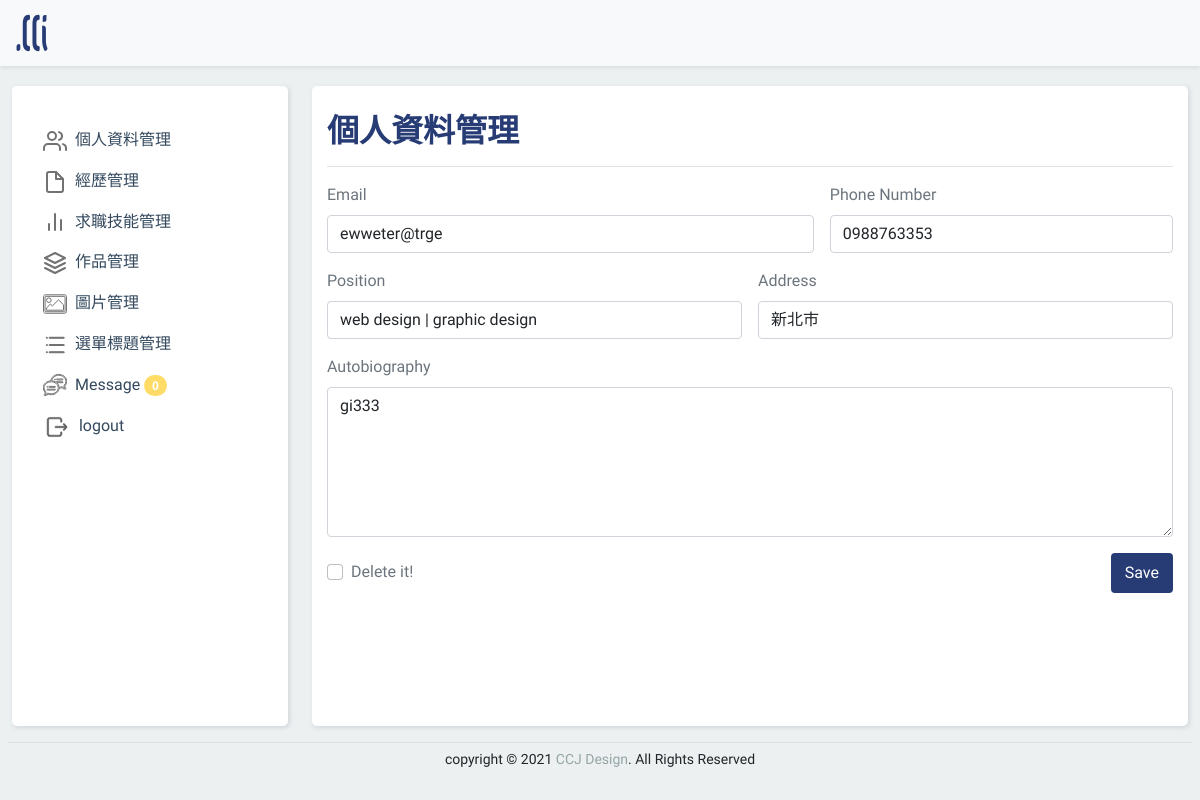
The page /backend.php?do=resume_info (signed in) on the database as committed earlier.
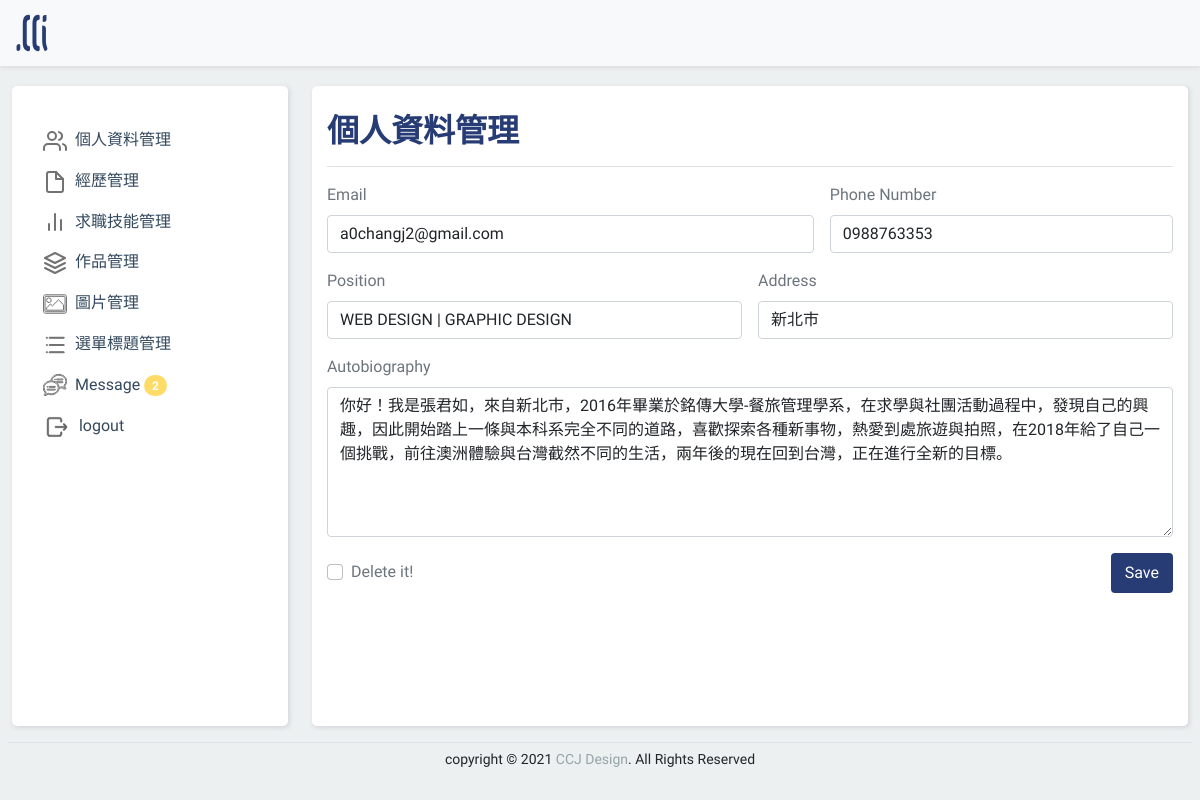
The same page on the database as committed later.
### tables this page shows
CREATE TABLE `resume_info` (
  `id` int(10) UNSIGNED NOT NULL,
  `tel` varchar(10) NOT NULL,
  `addr` text NOT NULL,
  `email` text NOT NULL,
  `position` text NOT NULL,
  `intro` text NOT NULL
);

### base.php (called while the page is built, shortened)
<?php
$tstr=[
  'resume_info'=>'個人資料管理',
  'resume_exp'=>'經歷管理',
  'resume_jobskill'=>'求職技能管理',
  'resume_mywork'=>'作品集管理',
  'resume_pic'=>'圖片管理 ',
  'resume_menu'=>'選單管理',
  'resume_message'=>'Message'
];
?>

### backend/resume_info.php (the view, shortened to what this page needs)
<?php
$sql="select * from {$do}";
$rows=$pdo->query($sql)->fetchAll();
?>
<form action="./api/edit.php" method="post">
  <div class="d-flex justify-content-between pt-3 pb-2 mb-3 border-bottom">
    <h2 class="title"><?=$tstr[$do];?></h2>
  </div>
  <div class="row g-3 text-muted">
    <?php foreach($rows as $row){ ?>
    <div class="col-md-7">
      <label for="infoEmail" class="form-label">Email</label>
      <input class="form-control" id="infoEmail" type="email" name="email" value="<?=$row['email'];?>">
    </div>
    <div class="col-md-5">
      <label for="infoTel" class="form-label">Phone Number</label>
      <input class="form-control" id="infoTel" type="text" name="tel" value="<?=$row['tel'];?>">
    </div>
    <div class="col-6">
      <label for="infoPosition" class="form-label">Position</label>
      <input class="form-control" id="infoPosition" type="text" name="position" value="<?=$row['position'];?>">
    </div>
    <div class="col-6">
      <label for="infoAddress" class="form-label">Address</label>
      <input class="form-control" id="infoAddress" type="text" name="addr" value="<?=$row['addr'];?>">
    </div>
    <div class="col-md-12">
      <label for="infoIntro" class="form-label">Autobiography</label>
      <textarea type="text" class="form-control" id="infoIntro" name="intro" style="height:150px;"><?=$row['intro'];?></textarea>
    </div>
    <div class="col-12 d-flex align-items-center justify-content-between">
      <div class="form-check">
        <input class="form-check-input" type="checkbox" id="infoDel" name="del[]" value="<?=$row['id'];?>">
        <label class="form-check-label" for="infoDel">
          Delete it!
        </label>
      </div>
      <?php  }
      if(!empty($row)){ ?>
    <div>
      <button type="submit" class="btn saveBtn">Save</button>
    </div>
    <?php } ?>
    </div>
  </div>
</form>

### backend.php (shortened to what this page needs)
<?php
include_once "base.php";
if(empty($_SESSION['login'])){
  echo "你沒有使用權限，";
  echo "<a href='index.php'>請登入</a>";
  exit();
}else{
?>
<!DOCTYPE html>
<html lang="en">
<head>
  <link rel="stylesheet" href="./css/bootstrap.min.css">
  <link rel="stylesheet" href="./css/backendstyle.css">
</head>
<body>
  <header class="navbar navbar-light bg-light shadow-sm fixed-top">
    <div class="container-fluid">
      <a class="navbar-brand" href="index.php">
        <img src="./img/logo.svg" width="40px" class="d-inline-block ">
      </a>
    </div>
  </header>
  <section class="container-fluid ">
    <div class="row">
      <nav id="sidebarMenu" class="col-md-4 col-lg-3 d-md-block sidebar collapse my-3" style="">
        <div class="part h-100">
          <div class="position-sticky pt-4 ">
            <ul class="nav flex-column">
              <li class="nav-item ">
                <a class="nav-link" href="?do=resume_info">
                  個人資料管理
                </a>
              </li>
              <li class="nav-item">
                <a class="nav-link" href="?do=resume_exp">
                  經歷管理
                </a>
              </li>
              <li class="nav-item">
                <a class="nav-link" href="?do=resume_jobskill">
                  求職技能管理
                </a>
              </li>
              <li class="nav-item">
                <a class="nav-link" href="?do=resume_mywork">
                  作品管理
                </a>
              </li>
              <li class="nav-item">
                <a class="nav-link" href="?do=resume_pic">
                  圖片管理
                </a>
              </li>
              <li class="nav-item">
                <a class="nav-link" href="?do=resume_menu">
                  選單標題管理
                </a>
              </li>
              <li class="nav-item">
                <a class="nav-link" href="?do=resume_message">
                  Message
                  <span class="badge rounded-pill">
                    <?php
                  echo $pdo->query("select count(*) from `resume_message` where `sh`='0'")->fetchColumn();
                  ?>
                  </span>
                </a>
              </li>
              <li class="nav-item">
                <a class="nav-link" href="api/logout.php">
                  logout
                </a>
              </li>
            </ul>
          </div>
        </div>
      </nav>
      <main class="d-flex flex-column col-md-8 col-lg-9 my-3">
        <div class="part h-100">
          <?php
        $do=(isset($_GET['do']))?$_GET['do']:'resume_message';
        $file="./backend/".$do.".php";
        if(file_exists($file)){
          include $file;
        }else{
          include "./backend/resume_message.php";
        }
        ?>
        </div>
    </div>
  </section>
  <footer class=" text-center border-top py-1 mx-2 " style="transform:translateY(70px);">
    <small>
      copyright &copy; 2021 <span style="color: #95a5a6;">CCJ Design</span>. All Rights Reserved
    </small>
  </footer>
</body>
</html>
<?php };?>

Rows that differ between the two databases and show on the page:
changed resume_info "新北市": email "ewweter@trge" → "a0changj2@gmail.com"; position "web design | graphic design" → "WEB DESIGN | GRAPHIC DESIGN"; intro "gi333" → "你好！我是張君如，來自新北市，2016年畢業於銘傳大學-餐旅管理學系，在求學與社團活動過程中，發現自己的興趣，因此開始踏上一條與本科系完全不同的道路，喜歡探索各種新事物，熱愛到處旅遊與拍照，在2018年給了自己一個挑戰，前往澳洲體驗與台灣截然不同的生活，兩年後的現在回到台灣，正在進行全新的目標。"
Other text that changed with them:
text no longer shown: "0"
text now shown: "2"
